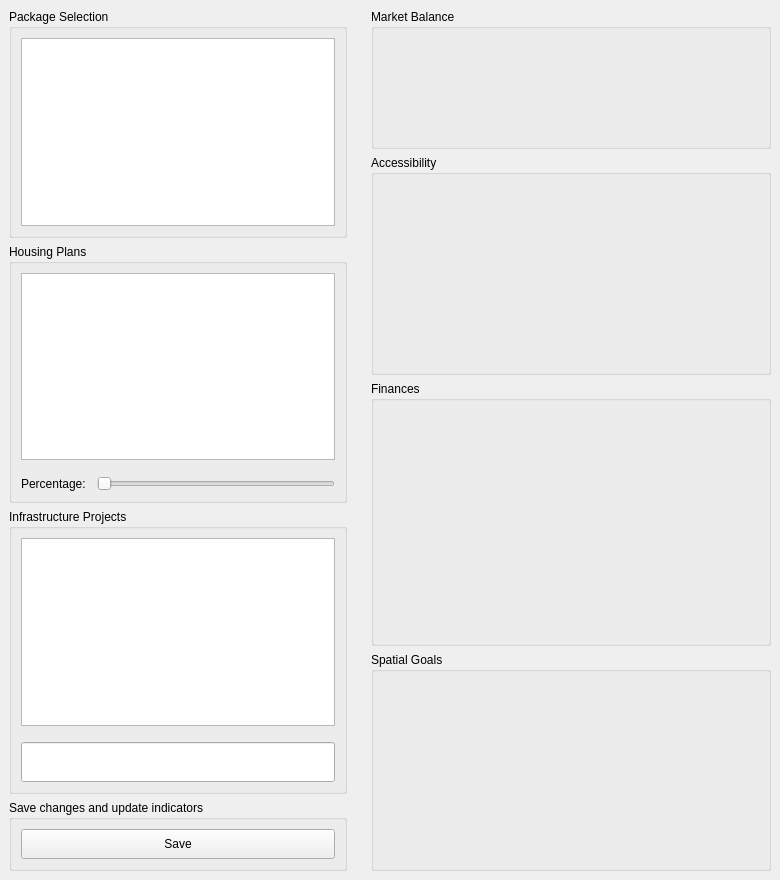
<?xml version="1.0" encoding="UTF-8"?>
<ui version="4.0">
 <class>IndicatorsDialogDockedBase</class>
 <widget class="QDockWidget" name="IndicatorsDialogDockedBase">
  <property name="geometry">
   <rect>
    <x>0</x>
    <y>0</y>
    <width>780</width>
    <height>880</height>
   </rect>
  </property>
  <property name="sizePolicy">
   <sizepolicy hsizetype="MinimumExpanding" vsizetype="MinimumExpanding">
    <horstretch>0</horstretch>
    <verstretch>0</verstretch>
   </sizepolicy>
  </property>
  <property name="minimumSize">
   <size>
    <width>780</width>
    <height>880</height>
   </size>
  </property>
  <property name="windowTitle">
   <string>Regional Game Mobiele Stad</string>
  </property>
  <widget class="QWidget" name="dockWidgetContents">
   <property name="sizePolicy">
    <sizepolicy hsizetype="MinimumExpanding" vsizetype="MinimumExpanding">
     <horstretch>0</horstretch>
     <verstretch>0</verstretch>
    </sizepolicy>
   </property>
   <property name="minimumSize">
    <size>
     <width>640</width>
     <height>850</height>
    </size>
   </property>
   <property name="baseSize">
    <size>
     <width>0</width>
     <height>0</height>
    </size>
   </property>
   <layout class="QVBoxLayout" name="verticalLayout_6">
    <property name="leftMargin">
     <number>0</number>
    </property>
    <property name="topMargin">
     <number>0</number>
    </property>
    <property name="rightMargin">
     <number>0</number>
    </property>
    <property name="bottomMargin">
     <number>0</number>
    </property>
    <item>
     <layout class="QHBoxLayout" name="pluginLayout">
      <item>
       <widget class="QFrame" name="inpuGroup">
        <layout class="QVBoxLayout" name="inputLayout">
         <item>
          <widget class="QGroupBox" name="groupBox">
           <property name="title">
            <string>Package Selection</string>
           </property>
           <layout class="QVBoxLayout" name="verticalLayout">
            <item>
             <widget class="QTableWidget" name="packageTable">
              <property name="sizePolicy">
               <sizepolicy hsizetype="Preferred" vsizetype="Preferred">
                <horstretch>0</horstretch>
                <verstretch>0</verstretch>
               </sizepolicy>
              </property>
              <property name="minimumSize">
               <size>
                <width>0</width>
                <height>170</height>
               </size>
              </property>
             </widget>
            </item>
           </layout>
          </widget>
         </item>
         <item>
          <widget class="QGroupBox" name="groupBox_7">
           <property name="minimumSize">
            <size>
             <width>0</width>
             <height>0</height>
            </size>
           </property>
           <property name="autoFillBackground">
            <bool>false</bool>
           </property>
           <property name="title">
            <string>Housing Plans</string>
           </property>
           <layout class="QVBoxLayout" name="verticalLayout_2">
            <item>
             <layout class="QVBoxLayout" name="verticalLayout_4">
              <item>
               <widget class="QTableWidget" name="housingTable">
                <property name="sizePolicy">
                 <sizepolicy hsizetype="Expanding" vsizetype="Expanding">
                  <horstretch>0</horstretch>
                  <verstretch>0</verstretch>
                 </sizepolicy>
                </property>
                <property name="minimumSize">
                 <size>
                  <width>0</width>
                  <height>170</height>
                 </size>
                </property>
                <property name="focusPolicy">
                 <enum>Qt::StrongFocus</enum>
                </property>
                <property name="autoFillBackground">
                 <bool>false</bool>
                </property>
               </widget>
              </item>
              <item>
               <layout class="QGridLayout" name="gridLayout">
                <item row="2" column="1">
                 <widget class="QSlider" name="housingSlider">
                  <property name="orientation">
                   <enum>Qt::Horizontal</enum>
                  </property>
                 </widget>
                </item>
                <item row="2" column="0">
                 <widget class="QLabel" name="label">
                  <property name="minimumSize">
                   <size>
                    <width>0</width>
                    <height>0</height>
                   </size>
                  </property>
                  <property name="text">
                   <string>Percentage:</string>
                  </property>
                  <property name="buddy">
                   <cstring>inpuGroup</cstring>
                  </property>
                 </widget>
                </item>
                <item row="1" column="1">
                 <spacer name="verticalSpacer">
                  <property name="orientation">
                   <enum>Qt::Vertical</enum>
                  </property>
                  <property name="sizeType">
                   <enum>QSizePolicy::Fixed</enum>
                  </property>
                  <property name="sizeHint" stdset="0">
                   <size>
                    <width>30</width>
                    <height>10</height>
                   </size>
                  </property>
                 </spacer>
                </item>
                <item row="1" column="0">
                 <spacer name="horizontalSpacer">
                  <property name="orientation">
                   <enum>Qt::Horizontal</enum>
                  </property>
                  <property name="sizeType">
                   <enum>QSizePolicy::Fixed</enum>
                  </property>
                  <property name="sizeHint" stdset="0">
                   <size>
                    <width>70</width>
                    <height>10</height>
                   </size>
                  </property>
                 </spacer>
                </item>
               </layout>
              </item>
             </layout>
            </item>
           </layout>
          </widget>
         </item>
         <item>
          <widget class="QGroupBox" name="groupBox_2">
           <property name="title">
            <string>Infrastructure Projects</string>
           </property>
           <layout class="QHBoxLayout" name="horizontalLayout_5">
            <item>
             <layout class="QVBoxLayout" name="verticalLayout_5">
              <item>
               <widget class="QTableWidget" name="tableWidget">
                <property name="minimumSize">
                 <size>
                  <width>0</width>
                  <height>170</height>
                 </size>
                </property>
               </widget>
              </item>
              <item>
               <spacer name="verticalSpacer_2">
                <property name="orientation">
                 <enum>Qt::Vertical</enum>
                </property>
                <property name="sizeType">
                 <enum>QSizePolicy::Fixed</enum>
                </property>
                <property name="sizeHint" stdset="0">
                 <size>
                  <width>20</width>
                  <height>10</height>
                 </size>
                </property>
               </spacer>
              </item>
              <item>
               <widget class="QLineEdit" name="lineEdit">
                <property name="minimumSize">
                 <size>
                  <width>0</width>
                  <height>40</height>
                 </size>
                </property>
               </widget>
              </item>
             </layout>
            </item>
           </layout>
          </widget>
         </item>
         <item>
          <widget class="QGroupBox" name="groupBox_3">
           <property name="title">
            <string>Save changes and update indicators</string>
           </property>
           <layout class="QVBoxLayout" name="verticalLayout_3">
            <item>
             <widget class="QPushButton" name="okInfra">
              <property name="minimumSize">
               <size>
                <width>0</width>
                <height>30</height>
               </size>
              </property>
              <property name="text">
               <string>Save</string>
              </property>
             </widget>
            </item>
           </layout>
          </widget>
         </item>
        </layout>
        <zorder>groupBox_7</zorder>
        <zorder>groupBox</zorder>
        <zorder>groupBox_2</zorder>
        <zorder>groupBox_3</zorder>
       </widget>
      </item>
      <item>
       <widget class="QFrame" name="indicatorsGrup">
        <layout class="QVBoxLayout" name="outputLayout">
         <item>
          <widget class="QGroupBox" name="groupBox_4">
           <property name="sizePolicy">
            <sizepolicy hsizetype="MinimumExpanding" vsizetype="Fixed">
             <horstretch>0</horstretch>
             <verstretch>0</verstretch>
            </sizepolicy>
           </property>
           <property name="minimumSize">
            <size>
             <width>400</width>
             <height>140</height>
            </size>
           </property>
           <property name="title">
            <string>Market Balance</string>
           </property>
           <layout class="QVBoxLayout" name="verticalLayout_13">
            <property name="leftMargin">
             <number>0</number>
            </property>
            <property name="topMargin">
             <number>0</number>
            </property>
            <property name="rightMargin">
             <number>0</number>
            </property>
            <property name="bottomMargin">
             <number>0</number>
            </property>
            <item>
             <layout class="QVBoxLayout" name="marketChart"/>
            </item>
           </layout>
          </widget>
         </item>
         <item>
          <widget class="QGroupBox" name="groupBox_5">
           <property name="title">
            <string>Accessibility</string>
           </property>
           <layout class="QVBoxLayout" name="verticalLayout_11">
            <property name="spacing">
             <number>0</number>
            </property>
            <property name="leftMargin">
             <number>0</number>
            </property>
            <property name="topMargin">
             <number>0</number>
            </property>
            <property name="rightMargin">
             <number>0</number>
            </property>
            <property name="bottomMargin">
             <number>0</number>
            </property>
            <item>
             <layout class="QVBoxLayout" name="accessibilityChart"/>
            </item>
           </layout>
          </widget>
         </item>
         <item>
          <widget class="QGroupBox" name="groupBox_6">
           <property name="minimumSize">
            <size>
             <width>0</width>
             <height>265</height>
            </size>
           </property>
           <property name="title">
            <string>Finances</string>
           </property>
           <layout class="QVBoxLayout" name="verticalLayout_12">
            <property name="leftMargin">
             <number>0</number>
            </property>
            <property name="topMargin">
             <number>0</number>
            </property>
            <property name="rightMargin">
             <number>0</number>
            </property>
            <property name="bottomMargin">
             <number>0</number>
            </property>
            <item>
             <layout class="QVBoxLayout" name="financialChart"/>
            </item>
           </layout>
          </widget>
         </item>
         <item>
          <widget class="QGroupBox" name="groupBox_3">
           <property name="title">
            <string>Spatial Goals</string>
           </property>
           <layout class="QVBoxLayout" name="verticalLayout_14">
            <property name="leftMargin">
             <number>0</number>
            </property>
            <property name="topMargin">
             <number>0</number>
            </property>
            <property name="rightMargin">
             <number>0</number>
            </property>
            <property name="bottomMargin">
             <number>0</number>
            </property>
            <item>
             <layout class="QVBoxLayout" name="spatialChart"/>
            </item>
           </layout>
          </widget>
         </item>
        </layout>
       </widget>
      </item>
     </layout>
    </item>
   </layout>
  </widget>
 </widget>
 <resources/>
 <connections/>
</ui>
